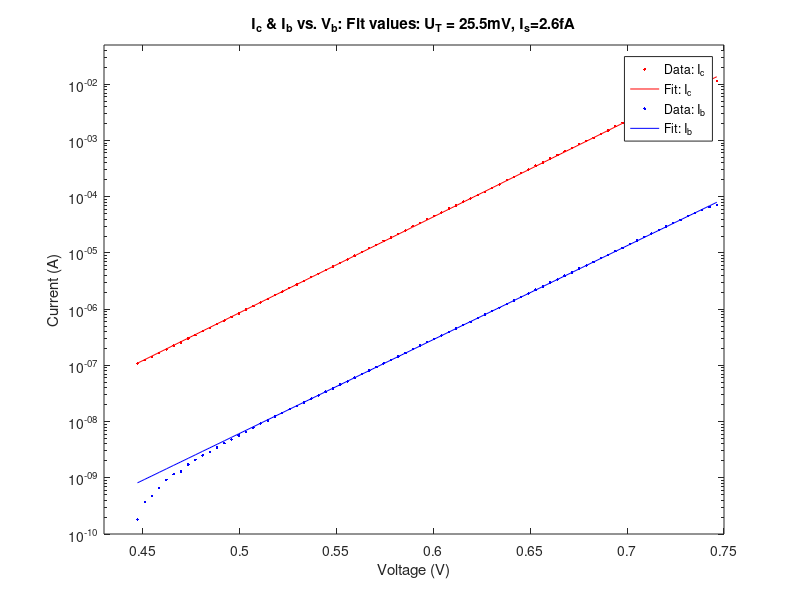
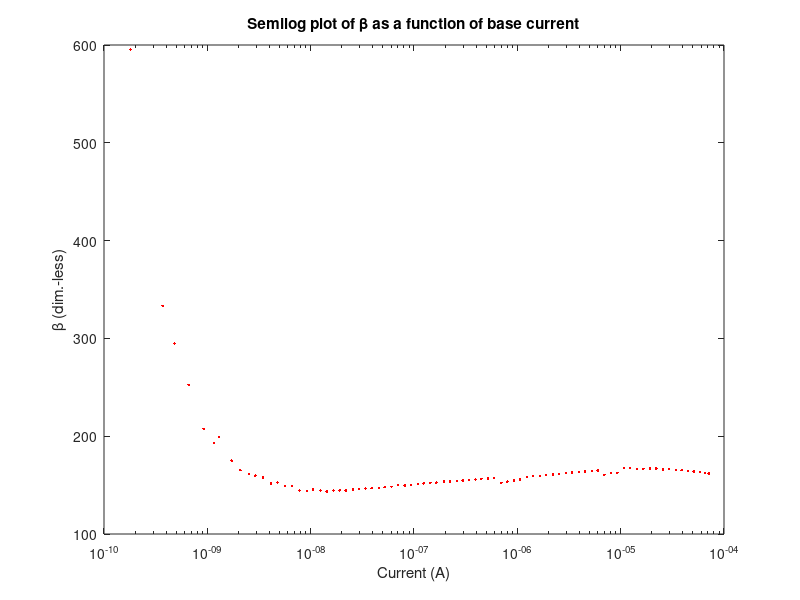
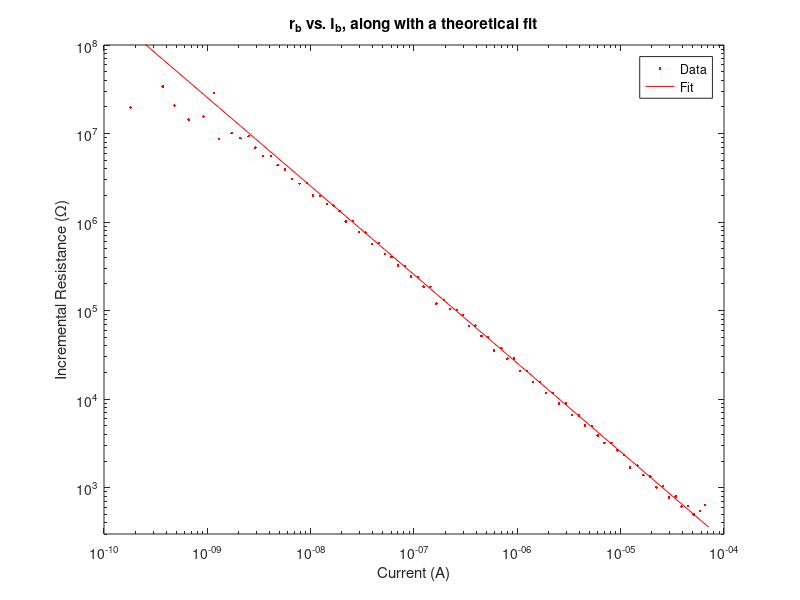
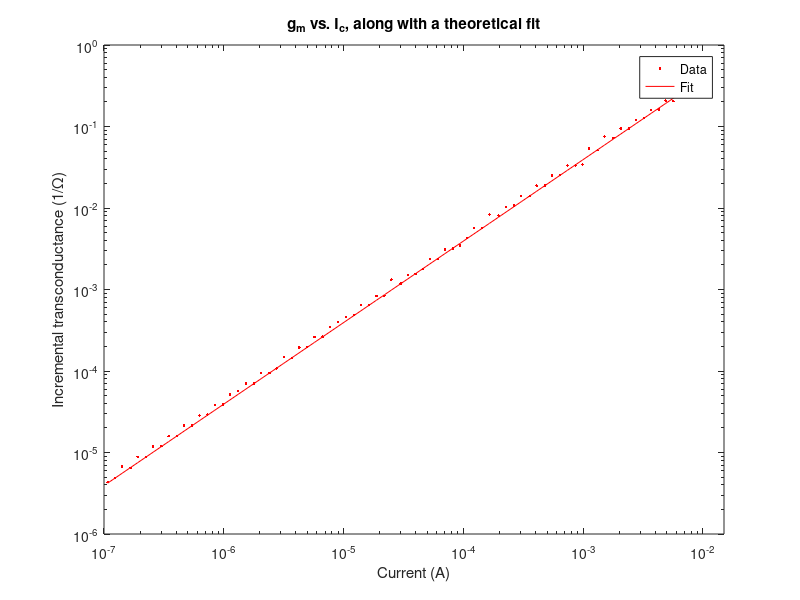

These charts were generated, in order, by the following MATLAB code:
clearvars
close all

load p1.mat

Ib = Ib(1:81);
negIe = negIe(1:81);
Vb = Vb(1:81);
Vbbounds = [Vb(1), Vb(end)];

Ic = Ib - negIe;
Icff = polyfit(Vb, log(Ic), 1);
Icfit = exp(polyval(Icff, Vb));
Ibff = polyfit(Vb(1:65), log(Ib(1:65)), 1);
Ibfit = exp(polyval(Ibff, Vb));
U_T = 1/Icff(1);
I_s = exp(Icff(2));
figure(1)
semilogy(Vb, Ic, 'r.', Vb, Icfit, 'r', ...
         Vb, Ib, 'b.', Vb, Ibfit, 'b')
legend('Data: I_c', 'Fit: I_c', 'Data: I_b', 'Fit: I_b')
ylabel('Current (A)')
xlabel('Voltage (V)')
ylim([1e-10,5*1e-2])
xlim([0.43,0.75])
title('I_c & I_b vs. V_b: Fit values: U_T = 25.5mV, I_s=2.6fA')

beta = Ic./Ib;
figure(2)
semilogx(Ib,beta,'r.')
xlim([1e-10,1e-4])
ylabel('\beta (dim.-less)')
xlabel('Current (A)')
title('Semilog plot of \beta as a function of base current')

r_b = diff(Vb)./diff(Ib);
r_bfit = U_T./Ib;
g_m = diff(Ic)./diff(Vb);
g_mfit = Ic./U_T;
figure(3)
loglog(Ib(2:end), r_b,'r.', Ib, r_bfit,'r')
title('r_b vs. I_b, along with a theoretical fit')
ylim([3*1e2,1e8])
xlabel('Current (A)')
ylabel('Incremental Resistance (\Omega)')
legend('Data','Fit')

figure(4)
loglog(Ic(2:end), g_m,'r.', Ic, g_mfit, 'r')
title('g_m vs. I_c, along with a theoretical fit')
xlabel('Current (A)')
xlim([1e-7,1.5*1e-2])
ylabel('Incremental transconductance (1/\Omega)')
legend('Data','Fit')